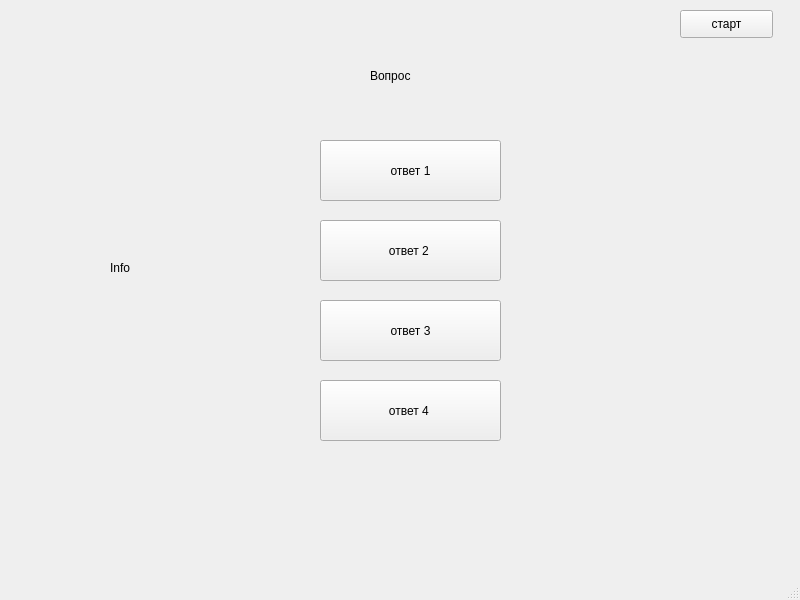
<?xml version="1.0" encoding="UTF-8"?>
<ui version="4.0">
 <class>MainWindow</class>
 <widget class="QMainWindow" name="MainWindow">
  <property name="geometry">
   <rect>
    <x>0</x>
    <y>0</y>
    <width>800</width>
    <height>600</height>
   </rect>
  </property>
  <property name="windowTitle">
   <string>MainWindow</string>
  </property>
  <widget class="QWidget" name="centralwidget">
   <widget class="QPushButton" name="pushButton">
    <property name="geometry">
     <rect>
      <x>320</x>
      <y>380</y>
      <width>181</width>
      <height>61</height>
     </rect>
    </property>
    <property name="text">
     <string>ответ 4 </string>
    </property>
   </widget>
   <widget class="QPushButton" name="pushButton_2">
    <property name="geometry">
     <rect>
      <x>320</x>
      <y>140</y>
      <width>181</width>
      <height>61</height>
     </rect>
    </property>
    <property name="text">
     <string>ответ 1</string>
    </property>
   </widget>
   <widget class="QPushButton" name="pushButton_3">
    <property name="geometry">
     <rect>
      <x>320</x>
      <y>220</y>
      <width>181</width>
      <height>61</height>
     </rect>
    </property>
    <property name="text">
     <string>ответ 2 </string>
    </property>
   </widget>
   <widget class="QPushButton" name="pushButton_4">
    <property name="geometry">
     <rect>
      <x>320</x>
      <y>300</y>
      <width>181</width>
      <height>61</height>
     </rect>
    </property>
    <property name="text">
     <string>ответ 3</string>
    </property>
   </widget>
   <widget class="QLabel" name="label">
    <property name="geometry">
     <rect>
      <x>370</x>
      <y>60</y>
      <width>81</width>
      <height>31</height>
     </rect>
    </property>
    <property name="text">
     <string>Вопрос</string>
    </property>
   </widget>
   <widget class="QLabel" name="label_2">
    <property name="geometry">
     <rect>
      <x>110</x>
      <y>260</y>
      <width>55</width>
      <height>16</height>
     </rect>
    </property>
    <property name="text">
     <string>Info</string>
    </property>
   </widget>
   <widget class="QPushButton" name="pushButton_5">
    <property name="geometry">
     <rect>
      <x>680</x>
      <y>10</y>
      <width>93</width>
      <height>28</height>
     </rect>
    </property>
    <property name="text">
     <string>старт</string>
    </property>
   </widget>
  </widget>
  <widget class="QMenuBar" name="menubar">
   <property name="geometry">
    <rect>
     <x>0</x>
     <y>0</y>
     <width>800</width>
     <height>26</height>
    </rect>
   </property>
  </widget>
  <widget class="QStatusBar" name="statusbar"/>
 </widget>
 <resources/>
 <connections/>
</ui>
